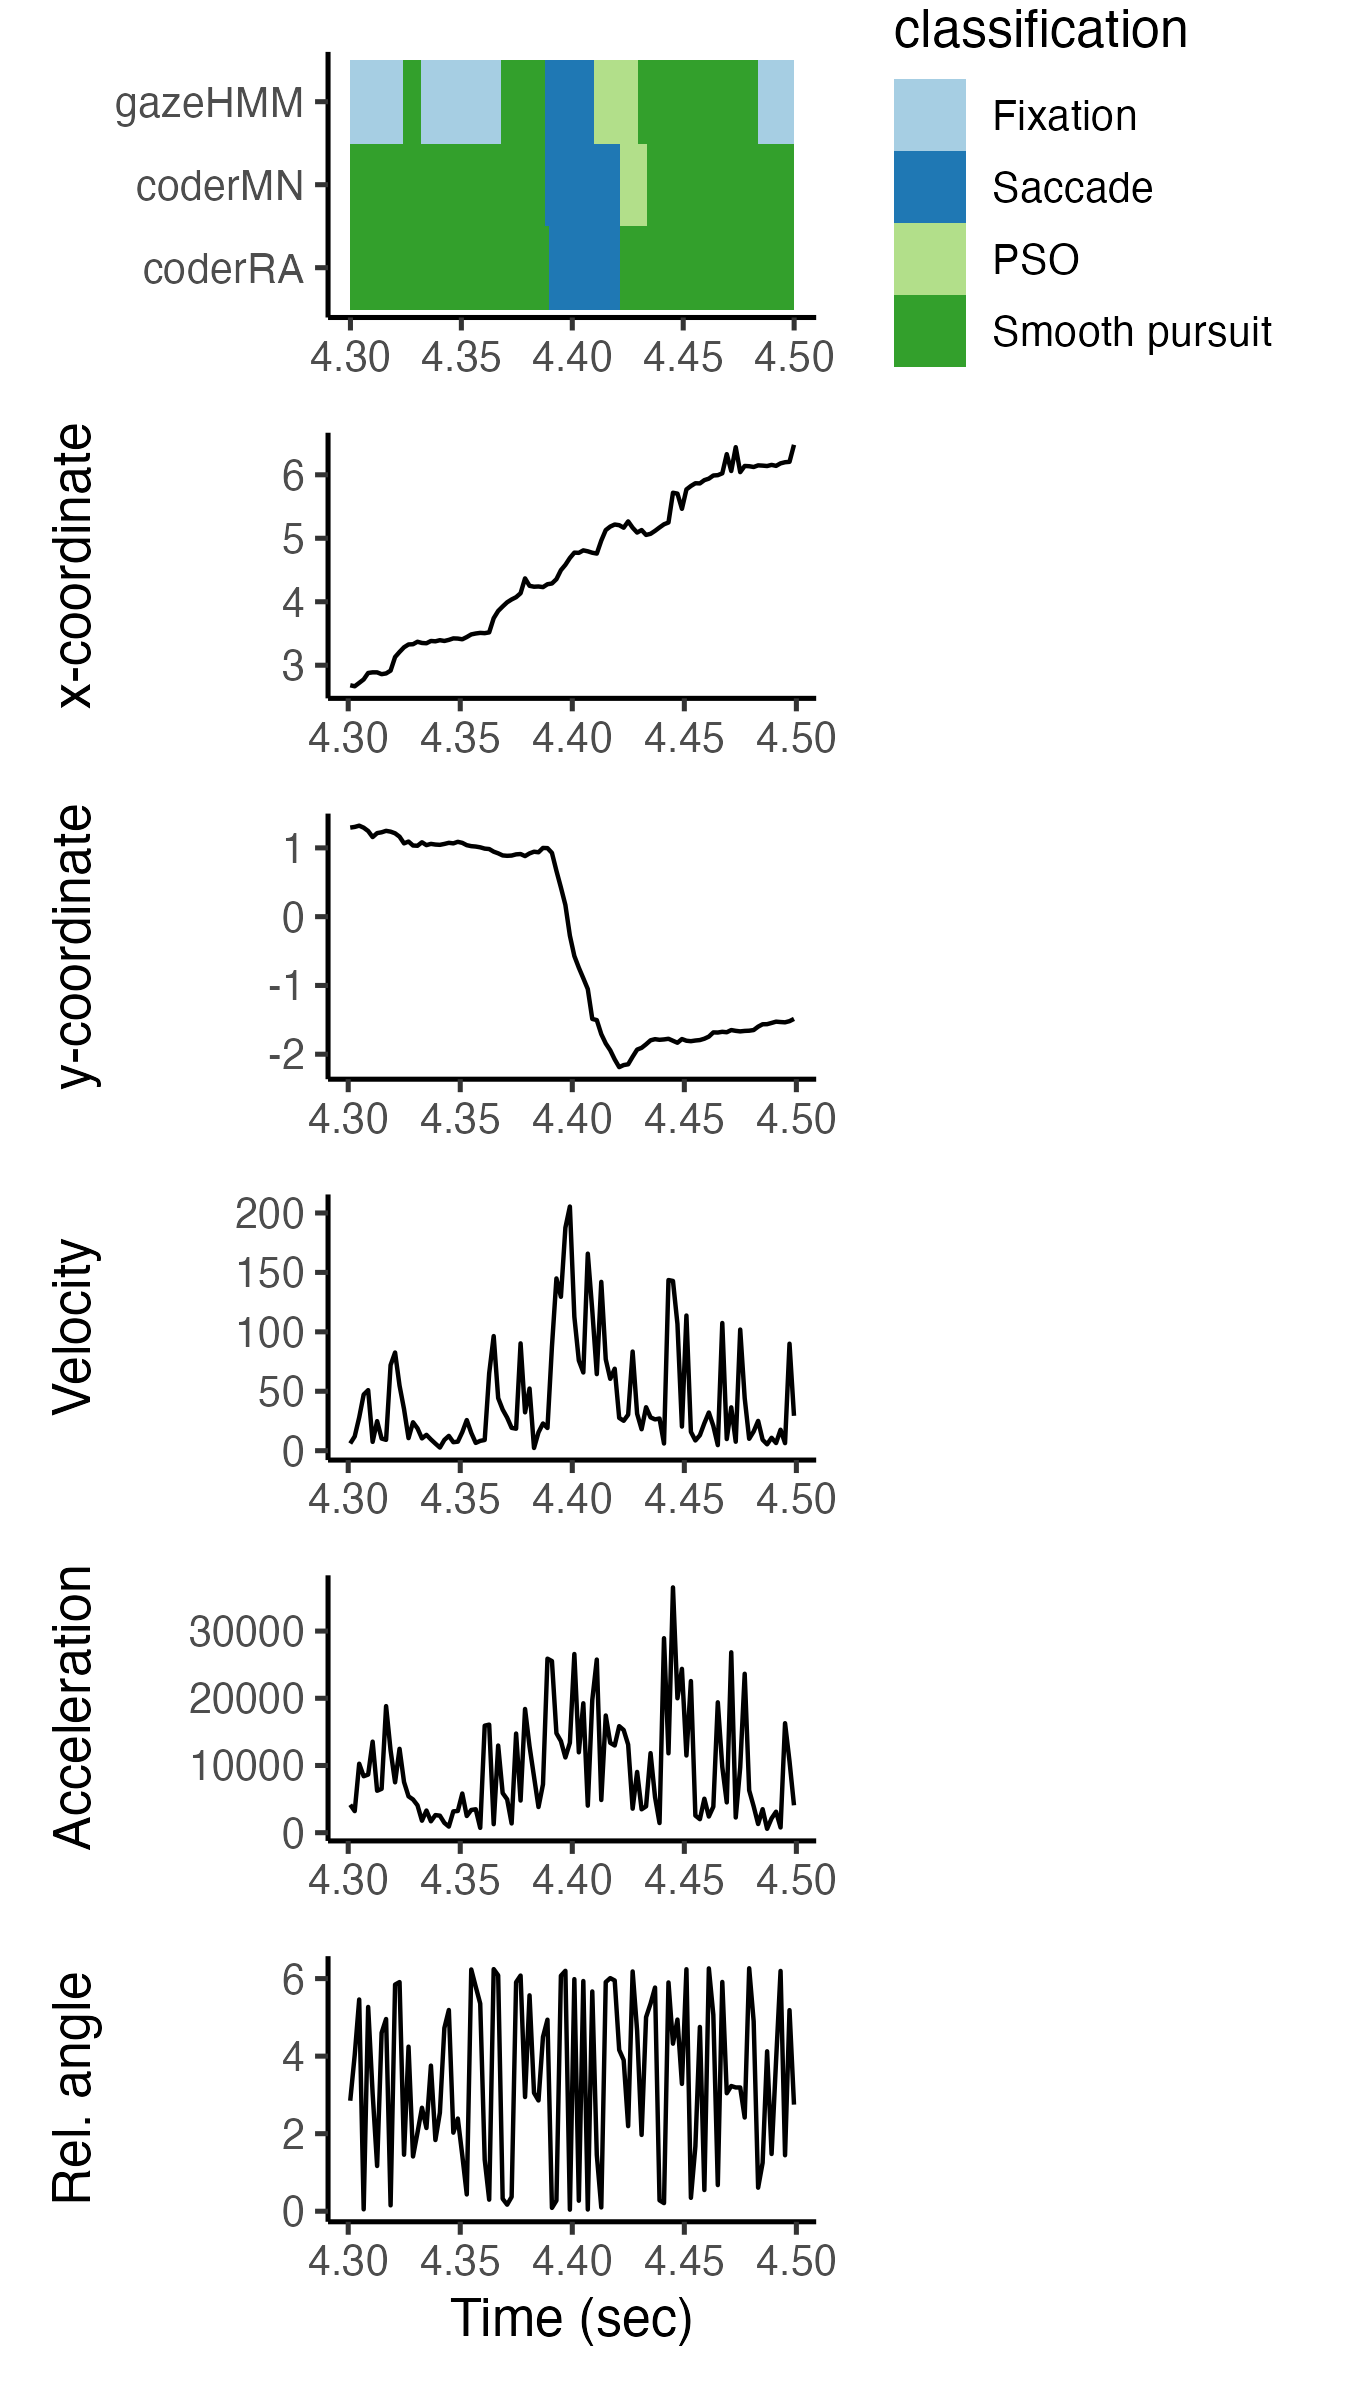

The R source for this figure:
library(tidyverse)
library(here)
library(patchwork)
theme_set(theme_classic(base_size = 12.5))

load(here("validation", "Andersson2017_raw.Rdata"))
load(here("validation", "Andersson2017_fitted.Rdata"))

merged <- bind_cols(A2017.fit[[3]][[3]][[4]]$samples, 
                coderMN = A2017[[3]][[3]]$coderMN,
                coderRA = A2017[[3]][[3]]$coderRA)

rm(A2017, A2017.fit)

df <- merged %>%
  mutate(
    gazeHMM = case_when(label == 0 ~ "Noise",
                        label == 1 ~ "Fixation",
                        label == 2 ~ "Saccade",
                        label == 3 ~ "PSO",
                        label == 4 ~ "Smooth pursuit"),
    coderMN = case_when(coderMN == 1 ~ "Fixation",
                        coderMN == 2 ~ "Saccade",
                        coderMN == 3 ~ "PSO",
                        coderMN == 4 ~ "Smooth pursuit",
                        coderMN == 5 ~ "Blink",
                        coderMN == 6 ~ "Other"),
    coderRA = case_when(coderRA == 1 ~ "Fixation",
                        coderRA == 2 ~ "Saccade",
                        coderRA == 3 ~ "PSO",
                        coderRA == 4 ~ "Smooth pursuit",
                        coderRA == 5 ~ "Blink",
                        coderRA == 6 ~ "Other")
  ) %>%
  mutate(
    gazeHMM = factor(gazeHMM, levels = c("Fixation", "Saccade", "PSO", "Smooth pursuit", "Blink", "Noise", "Other")),
    coderMN = factor(coderMN, levels = c("Fixation", "Saccade", "PSO", "Smooth pursuit", "Blink", "Noise", "Other")),
    coderRA = factor(coderRA, levels = c("Fixation", "Saccade", "PSO", "Smooth pursuit", "Blink", "Noise", "Other"))
  ) %>%
  filter(t > 4.3, t <= 4.5)


df_scarf <- df %>%
  pivot_longer(cols = c("coderMN", "coderRA", "gazeHMM"), names_to = "method", values_to = "classification") %>%
  mutate(
    method = factor(method, levels = c("coderRA", "coderMN", "gazeHMM"))
  )


scarf <- ggplot(df_scarf, aes(x=t, y=method, fill=classification)) + 
  geom_tile() + ylab(NULL) + xlab(NULL) +
  scale_fill_brewer(palette="Paired")

df_long <- df %>%
  pivot_longer(cols = c("x", "y", "vel", "acc", "angle"), names_to = "feature", values_to = "value") %>%
  mutate(
    feature = factor(
      case_when(feature == "x" ~ "x-coordinate",
                feature == "y" ~ "y-coordinate",
                feature == "vel" ~ "Velocity",
                feature == "acc" ~ "Acceleration",
                feature == "angle" ~ "Rel. angle"),
      levels = c("x-coordinate", "y-coordinate", "Velocity", "Acceleration", "Rel. angle")
    )
  )

data_plot <- ggplot(df_long, aes(x=t, y=value)) + 
  facet_wrap(vars(feature), ncol = 1, scales = "free", strip.position = "left") +
  geom_path() + xlab("Time (sec)") + ylab("") +
  theme(strip.placement = "outside",
        axis.text = element_text(size = 8))

data_plots <- list()
data_plots[["scarf"]] <- scarf

features <- levels(df_long$feature)
for(feat in features) {
  data_plots[[feat]] <- df_long %>%
    filter(feature == feat) %>%
    ggplot(aes(x=t, y=value)) +
    geom_path() + 
    xlab(if(feat != features[[length(features)]]) NULL else "Time (sec)") + 
    ylab(feat)
}

wrap_plots(data_plots, ncol = 1)
ggsave(path = "manuscript", filename = "scarf.png", width = 4.5, height = 8)
